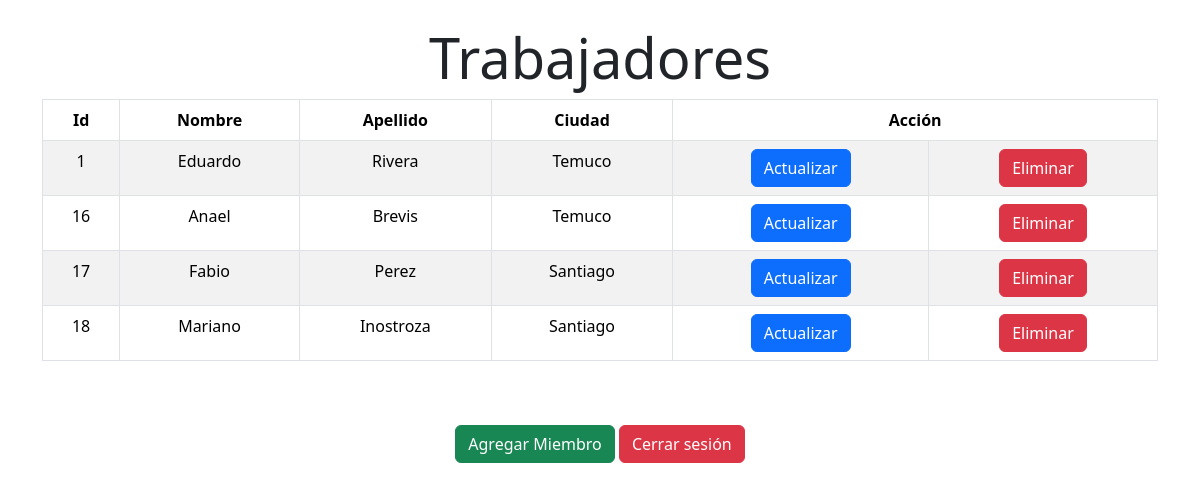
The page /Index/ (signed in) on the database its author committed.
### newapp/models.py (models this page shows)
class Member(models.Model):
    nombre=models.CharField(max_length=100)
    apellido=models.CharField(max_length=100)
    ciudad=models.CharField(max_length=100)

### newapp/views.py (the view)
# urls.py: path('Index/', views.index,name='index'),
@login_required
def index(request):
    mem=Member.objects.all()
    return render(request,'index.html',{'mem':mem})

### newapp/templates/index.html (shortened to what this page needs)
<!DOCTYPE html>
<html lang="en">
<head>
    <link href="https://cdn.jsdelivr.net/npm/bootstrap@5.3.2/dist/css/bootstrap.min.css" rel="stylesheet">
</head>
<body class="d-flex align-items-center justify-content-center">
    <div class="container text-center">
        <h1 class="display-4 mt-4">Trabajadores</h1>
        <table id="customers" class="table table-bordered table-striped">
            <thead>
                <th>Id</th>
                <th>Nombre</th>
                <th>Apellido</th>
                <th>Ciudad</th>
                <th colspan="2" id="mid">Acción</th>
            </thead>
            {% for x in mem %}
            <tr>
                <td>{{x.id}}</td>
                <td>{{x.nombre}}</td>
                <td>{{x.apellido}}</td>
                <td>{{x.ciudad}}</td>
                <td>
                    <a href="{% url 'actualizar' x.id %}" class="btn btn-primary">Actualizar</a>
                </td>
                <td>
                    <a href="{% url 'eliminar' x.id %}" class="btn btn-danger">Eliminar</a>
                </td>
            </tr>
            {% endfor %}
        </table>
        <br><br>
        <a href="{% url 'add' %}" class="btn btn-success">Agregar Miembro</a>
        <a href="{% url 'logout' %}" class="btn btn-danger">Cerrar sesión</a>
    </div>
</body>
</html>

### rows shown on the page
Member: id "1", nombre "Eduardo", apellido "Rivera", ciudad "Temuco"
Member: id "16", nombre "Anael", apellido "Brevis", ciudad "Temuco"
Member: id "17", nombre "Fabio", apellido "Perez", ciudad "Santiago"
Member: id "18", nombre "Mariano", apellido "Inostroza", ciudad "Santiago"
